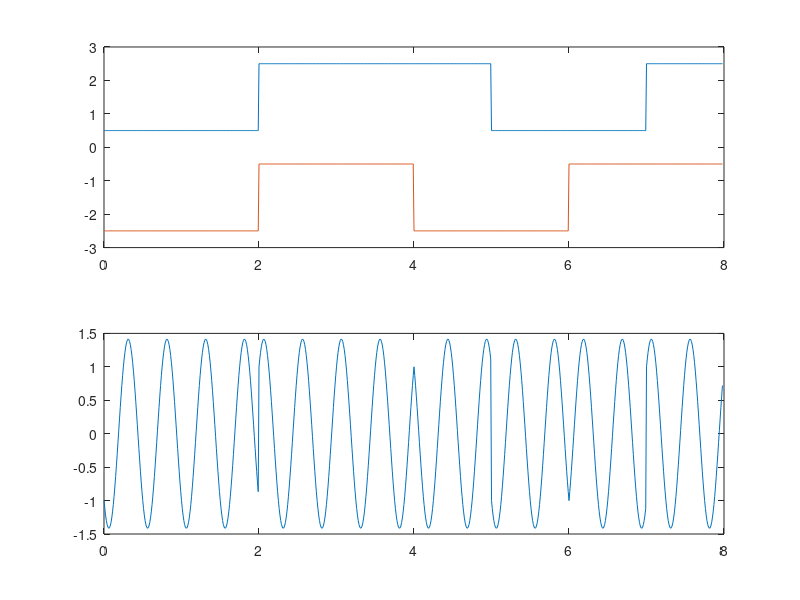
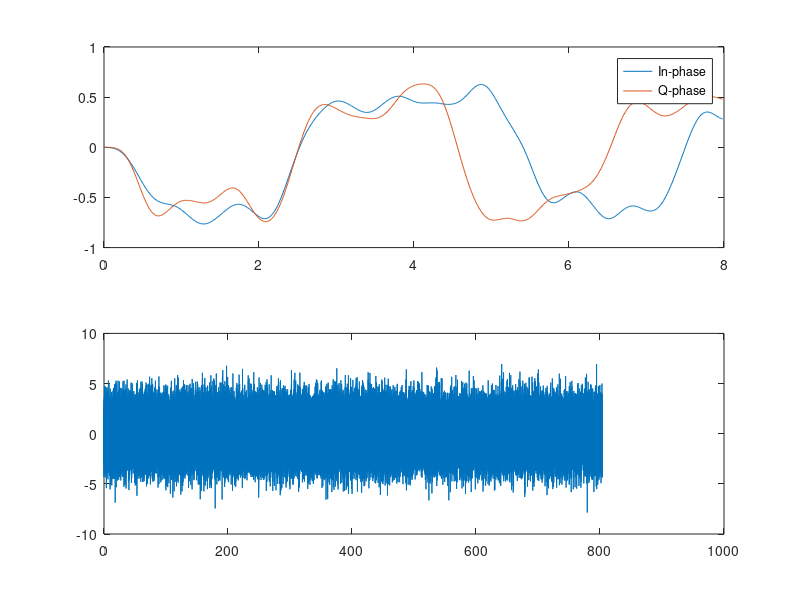
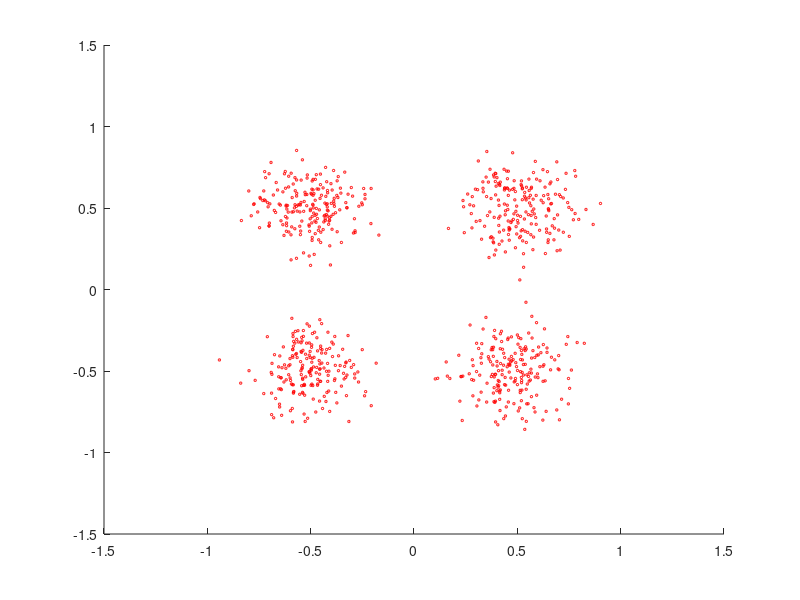

Write MATLAB code to recreate these figures, in order.
% QPSK modulation and demodulation
N=1600+8; fc=2;
bk = [-ones(1,4) ones(1,4) 2*(rand(1,N-8)>0.5)-1];
bkI = bk(1:2:N);  % S-P convertor
bkQ = bk(2:2:N);
% generate bipolar NRZL signals in I-Q phases
res  = 100; % time resolution of the signal
bkIt = kron(bkI, ones(1,res));
bkQt = kron(bkQ, ones(1,res));
t = 0:1/res:(N/2-1/res);
carrierI = cos(2*pi*fc*t);
carrierQ = cos(2*pi*fc*t-pi/2);
aI = bkIt.*carrierI;
aQ = bkQt.*carrierQ;
qpsk = aI + aQ;
figure(1);
range = 1:(8*res-1);
subplot(2,1,1); plot(t(range),bkIt(range)+1.5,t(range),bkQt(range)-1.5);
subplot(2,1,2); plot(t(range), qpsk(range));

% now is the receiver part
r = qpsk + 1.5*randn(1, N/2*res);
aIp = r.*carrierI;  % received signal multiply with carrier
aQp = r.*carrierQ;
B = fir1(101, fc/res);
aIpp = filter(B,1,aIp);
aQpp = filter(B,1,aQp);
% find the first transition time
trans = find(aIpp>0.01);
trans = trans(1);
sampleI = aIpp(trans+res/2:res:length(aIpp));
sampleQ = aQpp(trans+res/2:res:length(aQpp));
% plot constellation map of received signal
figure(3);
scatter(sampleI, sampleQ, 3, 'r');
axis([-1.5 1.5 -1.5 1.5]);
aIppp = aIpp>0;
aQppp = aQpp>0;
figure(2); 
range = 1:(8*res-1);
subplot(2,1,1); plot(t(range), aIpp(range), t(range), aQpp(range));
legend('In-phase','Q-phase');
subplot(2,1,2); plot(t, r);
